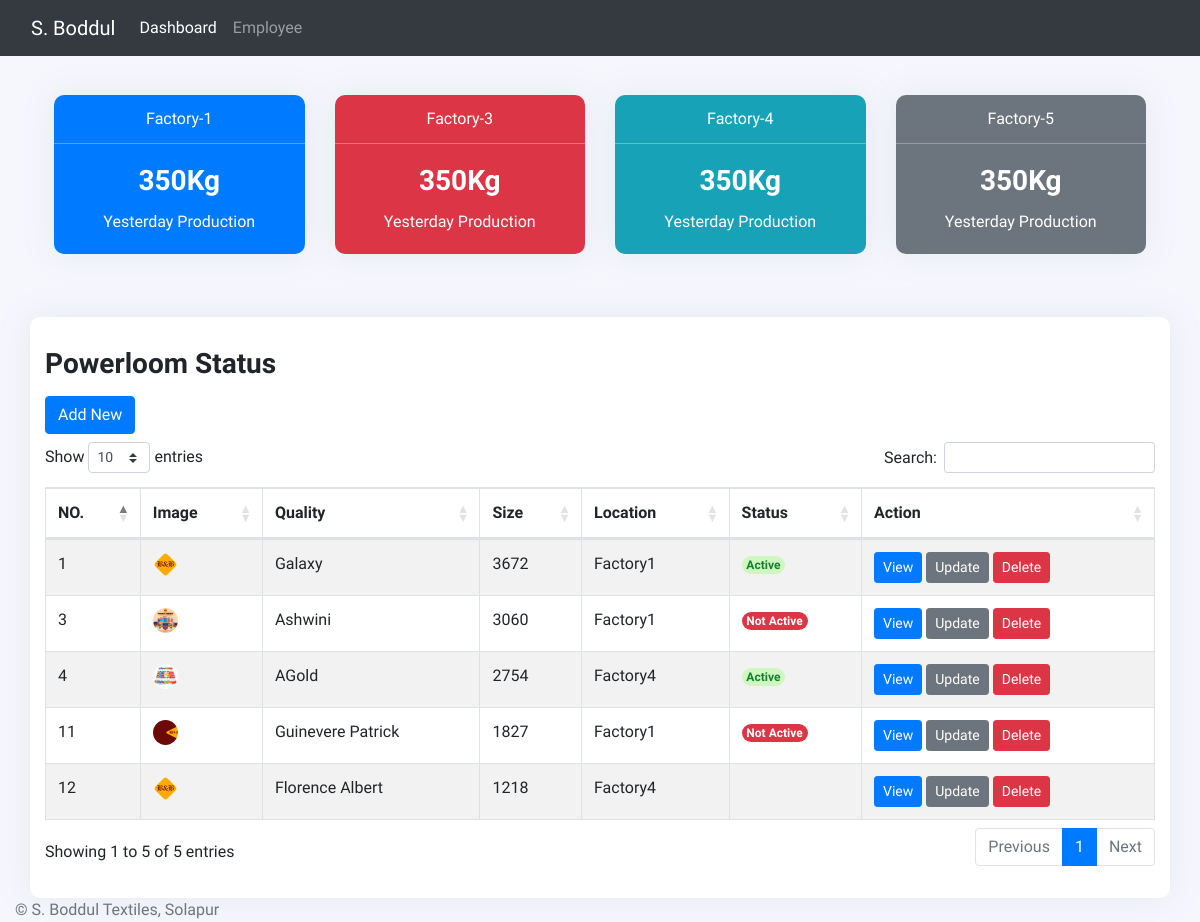
The page / on the database its author committed.
### dashboard/models.py (models this page shows, shortened)
class powerloom(models.Model):
    PLNO = (
        ('1', '1'),
        ('2', '2'),
        ('3', '3'),
        ('4', '4'),
        ('5', '5'),
        ('6', '6'),
        ('7', '7'),
        ('8', '8'),
        ('9', '9'),
        ('10', '10'),
        ('11', '11'),
        ('12', '12'),
    )
    SIZE = (
        ('3672', '3672'),
        ('3060', '3060'),
        ('2754', '2754'),
        ('2448', '2448'),
        ('1827', '1827'),
        ('1218', '1218'),
    )
    STATUS = (
        ('Active', 'Active'),
        ('Not Active', 'Not Active'),
        ('Repair', 'Repair'),
    )
    LOCATION = (
        ('Factory1', 'Factory1'),
        ('Factory3', 'Factory3'),
        ('Factory4', 'Factory4'),
        ('Factory5', 'Factory5'),
    )
    plno = models.CharField(max_length=255, choices=PLNO)
    qty_name = models.CharField(max_length=225, blank=False, null=False)
    size = models.CharField(max_length=255, choices=SIZE)
    location = models.CharField(
        max_length=255, choices=LOCATION, blank=True, null=True)
    image = models.ImageField(upload_to='photos/')
    status = models.CharField(max_length=255, choices=STATUS)
    comment = models.CharField(max_length=255, blank=True, null=True)

### dashboard/views.py (the view)
# urls.py: path('', views.index, name="dashboard"),
def index(request):
    looms = powerloom.objects.all()
    context = {
        'looms': looms,
    }
    return render(request, 'dashboard/dashboard.html', context)

### templates/dashboard/dashboard.html (shortened to what this page needs)
{% extends 'base.html' %}
{% load static %}
{% block content %}
<div class="container p-4">
  <div class="row pb-4">
      <div class="col-md-3 dash-card">
          <div class="card text-white bg-primary dash">
              <div class="card-header">
                Factory-1
              </div>
              <div class="card-body">
                <h3 class="card-title">350Kg</h3>
                <p class="card-text">Yesterday Production</p>
              </div>
          </div>
      </div>
      <div class="col-md-3 dash-card">
          <div class="card text-white bg-danger dash">
              <div class="card-header">
                Factory-3
              </div>
              <div class="card-body">
                  <h3 class="card-title">350Kg</h3>
                  <p class="card-text">Yesterday Production</p>
              </div>
            </div>
      </div>
      <div class="col-md-3 dash-card">
          <div class="card text-white bg-info dash">
              <div class="card-header">
                Factory-4
              </div>
              <div class="card-body">
                <h3 class="card-title">350Kg</h3>
                <p class="card-text">Yesterday Production</p>
              </div>
            </div>
      </div>
      <div class="col-md-3 dash-card">
          <div class="card text-white bg-secondary dash">
              <div class="card-header">
                Factory-5
              </div>
              <div class="card-body">
                <h3 class="card-title">350Kg</h3>
                <p class="card-text">Yesterday Production</p>
              </div>
            </div>
      </div>
  </div>
</div>
<div class="container">
  <div class="row">
      <div class="col-md-12 tbl">
          <h3>Powerloom Status</h3>
          <a href="{% url 'addNew' %}" class="btn btn-primary mt-2 mb-2">Add New</a>
          <table id="example" class="table table-striped table-bordered" style="width:100%">
              <thead>
                  <tr>
                      <th>NO.</th>
                      <th>Image</th>
                      <th>Quality</th>
                      <th>Size</th>
                      <th>Location</th>
                      <th>Status</th>
                      <th>Action</th>
                  </tr>
              </thead>
              <tbody>
                {% for loom in looms %}
                  <tr>
                      <td>{{ loom.plno }}</td>
                      <td><img src="{{ loom.image.url }}" alt="Towel Image" srcset="" class="towel-img"></td>
                      <td>{{ loom.qty_name }}</td>
                      <td>{{ loom.size }}</td>
                      <td>{{ loom.location }}</td>
                      <td>
                        {% if loom.status == 'Active' %}
                          <span class="badge badge-text rounded-pill bg-success">{{ loom.status }}</span>
                        {% elif loom.status == 'Not Active' %}
                          <span class="badge badge-text rounded-pill bg-danger">{{ loom.status }}</span>
                        {% endif %}
                      </td>
                      <td>
                        <a href="#" class="btn btn-primary btn-sm">View</a>
                        <a href="#" class="btn btn-secondary btn-sm">Update</a>
                        <a href="#" class="btn btn-danger btn-sm">Delete</a>
                      </td>
                  </tr>
                {% endfor %}
          </table>
      </div>
  </div>
</div>
{% endblock %}

### templates/base.html (shortened to what this page needs)
{% load static %}
<!DOCTYPE html>
<html lang="en">
<head>
    <link rel="stylesheet" href="https://cdnjs.cloudflare.com/ajax/libs/twitter-bootstrap/4.5.2/css/bootstrap.css">
    <link rel="stylesheet" href="https://cdn.datatables.net/1.10.23/css/dataTables.bootstrap4.min.css">
    <link rel="stylesheet" href="https://cdnjs.cloudflare.com/ajax/libs/Chart.js/2.9.4/Chart.min.css" />
    <link rel="stylesheet" href="{% static 'css/style.css' %}">
</head>
<body>
    {% include 'partials/_navbar.html' %}
    {% block content %}
    {% endblock %}
    {% include 'partials/_footer.html' %}
</body>
</html>

### templates/partials/_navbar.html (shortened to what this page needs)
{% load static %}
<nav class="navbar navbar-expand-lg navbar-dark bg-dark">
    <div class="container-fluid">
      <a class="navbar-brand" href="/">S. Boddul</a>
      <div class="collapse navbar-collapse" id="navbarSupportedContent">
        <ul class="navbar-nav me-auto mb-2 mb-lg-0">
          <li class="nav-item">
            <a class="nav-link active" aria-current="page" href="#">Dashboard</a>
          </li>
          <li class="nav-item">
            <a class="nav-link" href="#">Employee</a>
          </li>
        </ul>
      </div>
    </div>
</nav>

### templates/partials/_footer.html
{% load static %}
<footer class="footer">
    <div class="container-fluid">
      <span class="text-muted">&copy; S. Boddul Textiles, Solapur</span>
    </div>
</footer>

### factory/static/css/style.css (style rules this page uses)
* { box-sizing: border-box; }
body { font-family: 'Muli', serif; margin: 0; padding: 0; background-color: #f6f7fd; }
.dash { box-shadow: 0 0 2rem 0 rgba(136, 152, 170, 0.15); border-radius: 10px; }
.card { background-color: #fff; border-radius: 10px; box-shadow: 0 0 2rem 0 rgba(136, 152, 170, 0.15); border: none; }
.card-header { background-color: rgba(0, 0, 0, 0) !important; border-bottom: 1px solid rgba(255, 255, 255, 0.3) !important; }
.tbl { background-color: #fff; padding: 30px 15px; border-radius: 10px; box-shadow: 0 0 2rem 0 rgba(136, 152, 170, 0.15); }
.tbl > h3, .card-title { font-weight: bold; }
.badge-text { color: #fff; }
.bg-success { background-color: #cef8bf !important; color: #15812e !important; }
.towel-img { border-radius: 50%; width: 25px; height: 25px; }
@media only screen and (min-width: 360px) { .dash-card { padding: 15px; text-align: center; max-width: 100%; } }

### rows shown on the page
powerloom: plno "1", image (picture), qty_name "Galaxy", size "3672", location "Factory1", status "Active"
powerloom: plno "3", image (picture), qty_name "Ashwini", size "3060", location "Factory1", status "Not Active"
powerloom: plno "12", image (picture), qty_name "Florence Albert", size "1218", location "Factory4"
powerloom: plno "11", image (picture), qty_name "Guinevere Patrick", size "1827", location "Factory1", status "Not Active"
powerloom: plno "4", image (picture), qty_name "AGold", size "2754", location "Factory4", status "Active"
